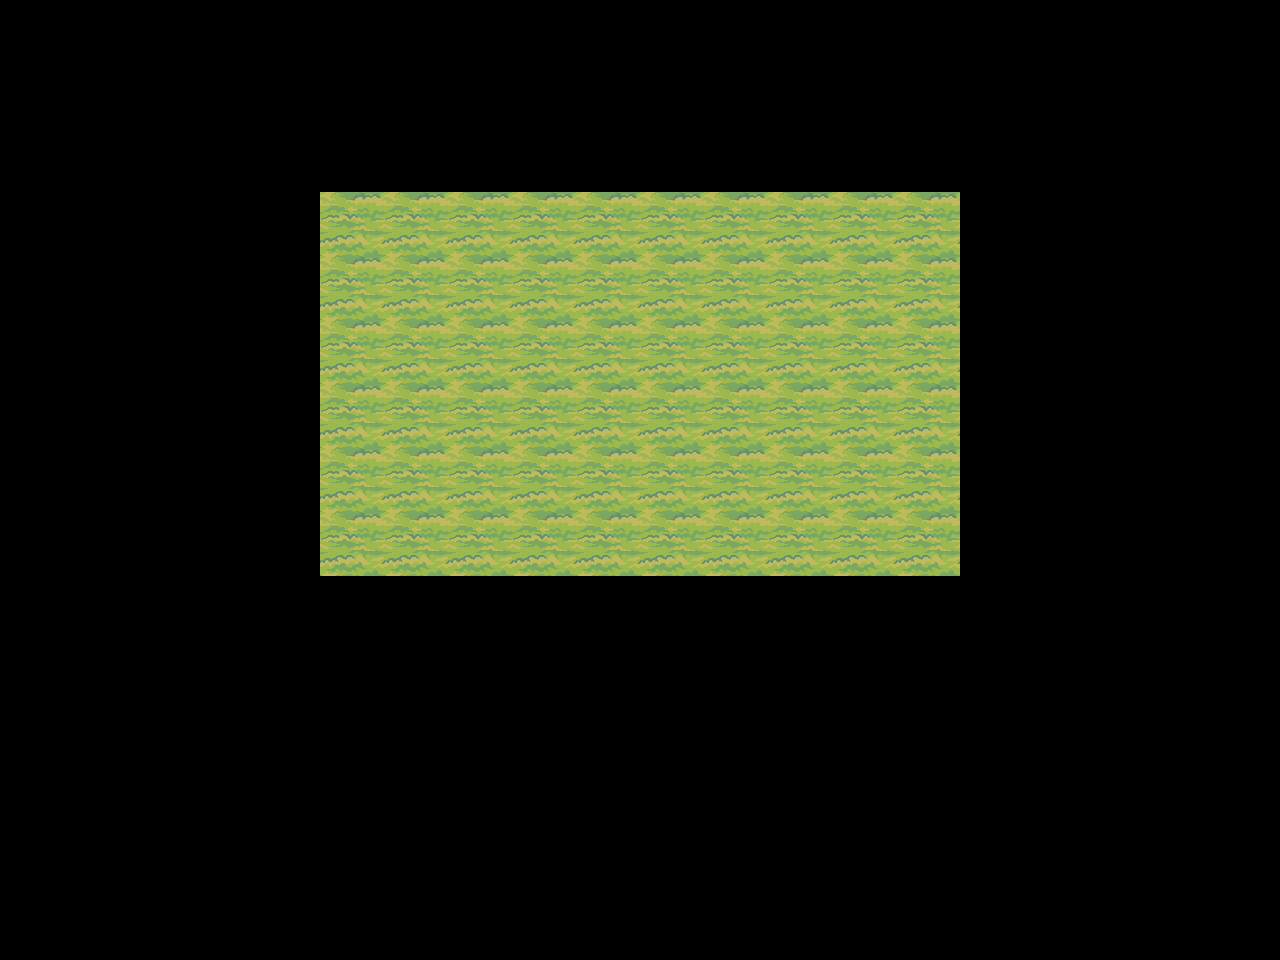

Rendered tile map (Tiled .tmx) drawn with the repository's tilesets; below, a short description and the full map source, tile grids included:
An orthogonal 20x15 tile map with 64x64 px tiles, 1 tile layer (Tile Layer 1).

<map version="1.10" tiledversion="1.11.0" orientation="orthogonal" renderorder="right-down" width="20" height="15" tilewidth="64" tileheight="64" infinite="0" nextlayerid="2" nextobjectid="1">
 <tileset firstgid="1" source="Terrain.tsx" />
 <layer id="1" name="Tile Layer 1" width="20" height="15">
  <data encoding="csv">
0,0,0,0,0,0,0,0,0,0,0,0,0,0,0,0,0,0,0,0,
0,0,0,0,0,0,0,0,0,0,0,0,0,0,0,0,0,0,0,0,
0,0,0,0,0,0,0,0,0,0,0,0,0,0,0,0,0,0,0,0,
0,0,0,0,0,12,12,12,12,12,12,12,12,12,12,0,0,0,0,0,
0,0,0,0,0,12,12,12,12,12,12,12,12,12,12,0,0,0,0,0,
0,0,0,0,0,12,12,12,12,12,12,12,12,12,12,0,0,0,0,0,
0,0,0,0,0,12,12,12,12,12,12,12,12,12,12,0,0,0,0,0,
0,0,0,0,0,12,12,12,12,12,12,12,12,12,12,0,0,0,0,0,
0,0,0,0,0,12,12,12,12,12,12,12,12,12,12,0,0,0,0,0,
0,0,0,0,0,0,0,0,0,0,0,0,0,0,0,0,0,0,0,0,
0,0,0,0,0,0,0,0,0,0,0,0,0,0,0,0,0,0,0,0,
0,0,0,0,0,0,0,0,0,0,0,0,0,0,0,0,0,0,0,0,
0,0,0,0,0,0,0,0,0,0,0,0,0,0,0,0,0,0,0,0,
0,0,0,0,0,0,0,0,0,0,0,0,0,0,0,0,0,0,0,0,
0,0,0,0,0,0,0,0,0,0,0,0,0,0,0,0,0,0,0,0
</data>
 </layer>
</map>
